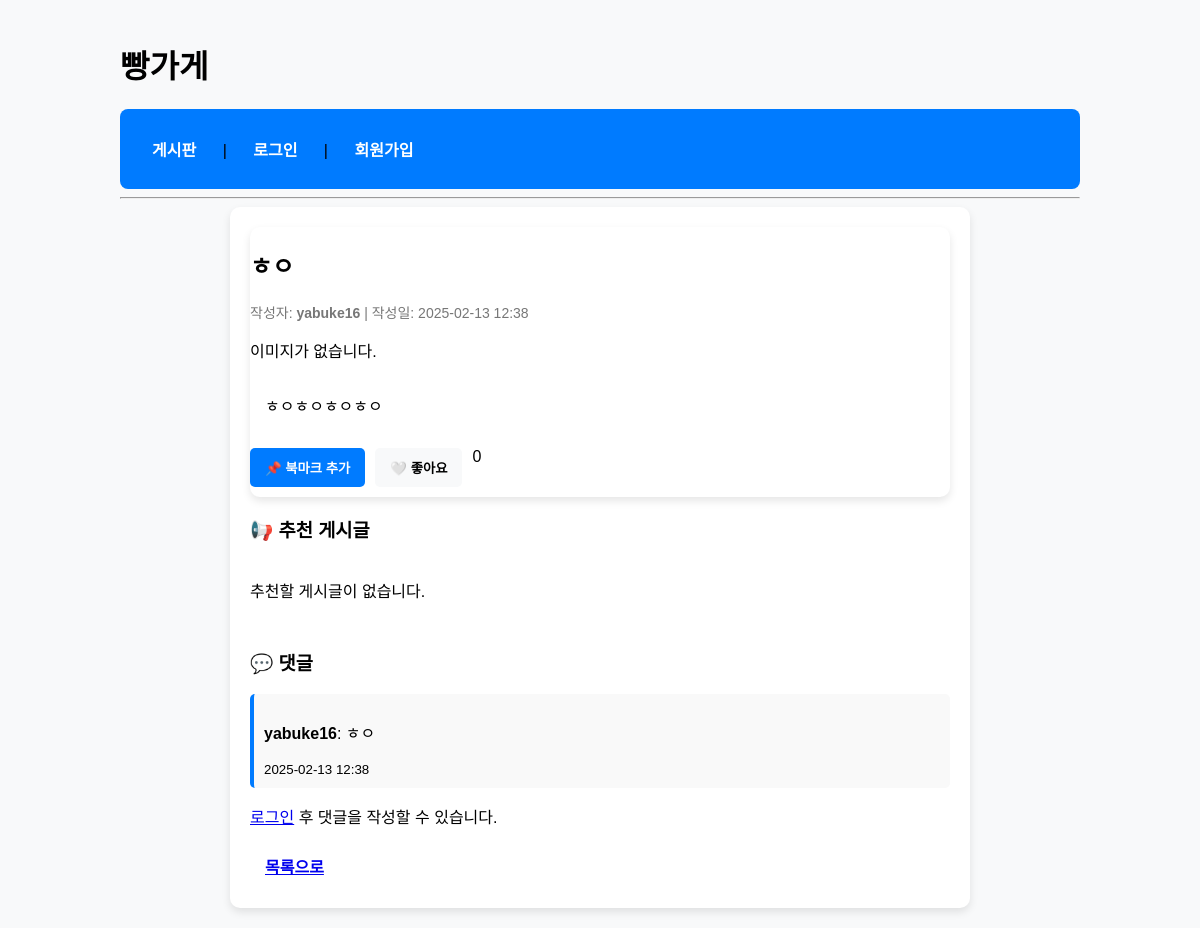
The page /board/33/ on the database its author committed.
### board/models.py (models this page shows, shortened)
class Post(models.Model):
    title = models.CharField(max_length=200) #글내용
    content = models.TextField() # 글제목
    author = models.ForeignKey(User, on_delete=models.CASCADE) # 작성자
    created_at = models.DateTimeField(auto_now_add=True) #작성 시간
    updated_at = models.DateTimeField(auto_now=True) # 수정 시간
    image = models.ImageField(upload_to='post_images/', blank=True, null=True) #이미지 필드 추가
    views = models.PositiveIntegerField(default=0) #조회수 필드 추가
    tags = models.ManyToManyField(Tag, blank=True) # 태그 (다대다 관계)
    category = models.ForeignKey(Category, on_delete=models.SET_NULL, null=True, blank=True, related_name='posts') # 카테고리 추가
    attached_file = models.FileField(upload_to=post_file_path, blank=True, null=True)
    bookmarks = models.ManyToManyField(User, related_name="bookmarked_posts", blank=True)
    likes = models.ManyToManyField(User, related_name='liked_posts', blank=True)
    def related_posts(self):
        tag_ids = self.tags.values_list('id', flat=True)
        return Post.objects.filter(tags__in=tag_ids).exclude(id=self.id).distinct().select_related('author','category')[:5]

class Comment(models.Model):
    post = models.ForeignKey(Post, on_delete=models.CASCADE, related_name='comments') # 댓글이 속한 게시글
    author = models.ForeignKey(User, on_delete=models.CASCADE) # 댓글 작성자
    content = models.TextField() # 댓글 내용
    created_at = models.DateTimeField(auto_now_add=True) # 작성시간
    updated_at = models.DateTimeField(auto_now=True) # 수정시간

### board/views.py (the view)
# urls.py: path('<int:post_id>/', post_detail, name='post_detail'), #글 상세 조회
def post_detail(request, post_id):
    post = get_object_or_404(Post, id=post_id)
    post.views += 1
    post.save()
    comment_form = CommentForm() #댓글폼 추가
    is_bookmarked = False
    if request.user.is_authenticated:
        is_bookmarked = post.bookmarks.filter(id=request.user.id).exists()
    related_posts = post.related_posts()
    return render(request, 'board/post_detail.html', {
        'post': post,
        'comment_form': comment_form,
        'is_bookmarked': is_bookmarked,
        'related_posts': related_posts  #  템플릿에 추천 게시글 전달
    })

### board/templates/board/post_detail.html (shortened to what this page needs)
{% extends "base.html" %}
{% block content %}
<div class="post-container">
    <div class="post-card">
        <h2>{{ post.title }}</h2>
        <p class="post-meta">
            작성자: <strong>{{ post.author }}</strong> | 작성일: {{ post.created_at|date:"Y-m-d H:i" }}
        </p>
        {% if post.image %}
            <img src="{{ post.image.url }}" alt="게시글 이미지" class="post-image">
        {% else %}
            <p>이미지가 없습니다.</p>
        {% endif %}
        <p class="post-content">{{ post.content }}</p>
        <div class="post-actions">
            <form action="{% url 'toggle_bookmark' post.id %}" method="POST">
                <button type="submit" class="btn {% if user in post.bookmarks.all %}btn-danger{% else %}btn-primary{% endif %}">
                    {% if user in post.bookmarks.all %}📌 북마크 취소{% else %}📌 북마크 추가{% endif %}
                </button>
            </form>
            <button id="like-btn" data-post-id="{{ post.id }}" class="btn btn-like">
                {% if user in post.likes.all %}❤️ 좋아요 취소{% else %}🤍 좋아요{% endif %}
            </button>
            <span id="like-count">{{ post.likes.count }}</span>
        </div>
    </div>
    <div class="related-posts">
        <h3>📢 추천 게시글</h3>
        <div class="post-grid">
            {% for related in related_posts %}
                <div class="post-card">
                    {% if related.image %}
                        <img src="{{ related.image.url }}" alt="추천 게시글 이미지" class="post-image">
                    {% endif %}
                    <div class="post-content">
                        <h4><a href="{% url 'post_detail' related.id %}">{{ related.title }}</a></h4>
                        <p class="post-meta">작성자: {{ related.author }} | 조회수: {{ related.views }}</p>
                        <div class="post-tags">
                            {% for tag in related.tags.all %}
                                <a href="{% url 'post_list' %}>tag={{ tag.name }}" class="tag">{{ tag.name }}</a>
                            {% endfor %}
                        </div>
                    </div>
                </div>
            {% empty %}
                <p>추천할 게시글이 없습니다.</p>
            {% endfor %}
        </div>
    </div>
    <div class="comments-section">
        <h3>💬 댓글</h3>
        {% if post.comments.all %}
            {% for comment in post.comments.all %}
                <div class="comment-box">
                    <p><strong>{{ comment.author }}</strong>: {{ comment.content }}</p>
                    <small>{{ comment.created_at|date:"Y-m-d H:i" }}</small>
                </div>
            {% endfor %}
        {% else %}
            <p>아직 댓글이 없습니다. 첫 번째 댓글을 남겨보세요!</p>
        {% endif %}
        {% if user.is_authenticated %}
        <div class="comment-form">
            <form method="post" action="{% url 'add_comment' post.id %}">
                {% csrf_token %}
                {{ comment_form.as_p }}
                <button type="submit" class="btn btn-primary">댓글 작성</button>
            </form>
        </div>
        {% else %}
        <p><a href="{% url 'login' %}">로그인</a> 후 댓글을 작성할 수 있습니다.</p>
        {% endif %}
    </div>
    <a href="{% url 'post_list' %}" class="btn btn-secondary">목록으로</a>
</div>
{% endblock %}

### static/css/style.css (style rules this page uses)
body { font-family: Arial, sans-serif; margin: 0; padding: 0; background-color: #f8f9fa; }
button, .btn { padding: 10px 15px; border: none; border-radius: 5px; cursor: pointer; font-weight: bold; display: inline-block; }
.btn-primary { background-color: #007bff; color: white; }
.post-grid { display: grid; grid-template-columns: repeat(auto-fill, minmax(280px, 1fr)); gap: 25px; margin-top: 20px; }
.post-card { background: white; border-radius: 10px; box-shadow: 0 4px 8px rgba(0, 0, 0, 0.1); overflow: hidden; transition: transform 0.2s ease-in-out; padding-bottom: 10px; }
.post-content { padding: 15px; }
.post-container { max-width: 700px; margin: auto; background: white; padding: 20px; border-radius: 10px; box-shadow: 0 4px 8px rgba(0, 0, 0, 0.1); }
.post-meta { font-size: 14px; color: #777; margin-bottom: 10px; }
.post-actions { display: flex; gap: 10px; margin-top: 15px; }
.btn-like, .btn-bookmark { padding: 8px 15px; border-radius: 5px; border: none; cursor: pointer; font-weight: bold; background-color: #f8f9fa; transition: 0.3s; }
.comments-section { margin-top: 30px; }
.comment-box { background-color: #f9f9f9; padding: 10px; border-radius: 5px; margin-bottom: 10px; border-left: 4px solid #007bff; }

### rows shown on the page
Post: title "ㅎㅇ", author "yabuke16", created_at "2025-02-13 12:38", content "ㅎㅇㅎㅇㅎㅇㅎㅇ", likes.count "0"
Comment: author "yabuke16", content "ㅎㅇ", created_at "2025-02-13 12:38"
